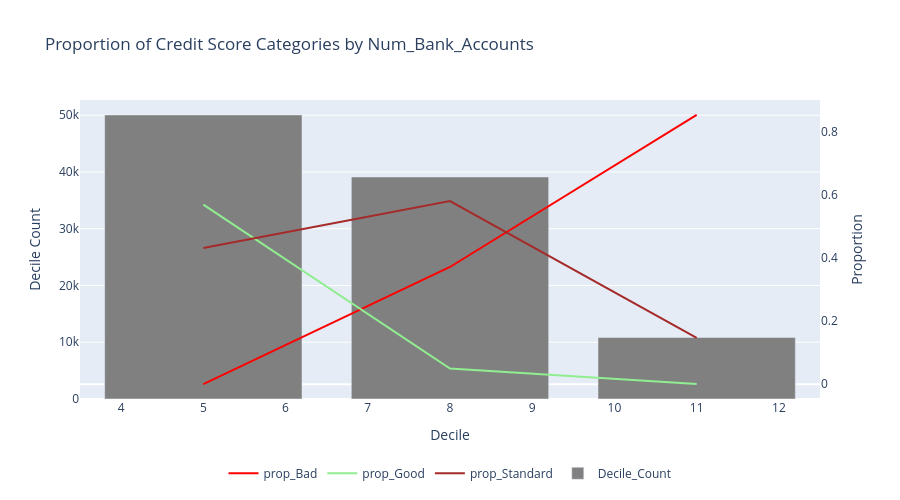

The cell this chart's notebook holds for it:
### Code cell
chart_types = {
    "prop_Good":"line",
    "prop_Standard":"line",
    "prop_Bad": "line",  
    "Decile_Count": "bar"    
}

fig = plot_interactive_chart(
    df=grouped_deciles_summary,  
    y_columns=["prop_Bad", "prop_Good", "prop_Standard", "Decile_Count"],  
    x_column="Decile_Max",  
    chart_types=chart_types, 
    title=f"Proportion of Credit Score Categories by {continuous_variable}",
    x_title="Decile",
    y_title="Decile Count",  
    y2_title="Proportion",   
    secondary_y=["prop_Bad", "prop_Good", "prop_Standard"],  
    width=900,
    height=500,
    custom_colors={"prop_Bad": "red", "prop_Good":"lightgreen",
    "prop_Standard":"brown", "Decile_Count": "gray"}  
)

fig.show()

### Figure 1 — Plotly figure (JSON) as saved in the notebook; plotly's stock layout.template omitted (floating-point values rounded to 4 significant figures)
{"data": [{"line": {"color": "red"}, "mode": "lines", "name": "prop_Bad", "type": "scatter", "x": [5, 8, 11], "y": [0.0002598, 0.3711, 0.8526], "yaxis": "y2"}, {"line": {"color": "lightgreen"}, "mode": "lines", "name": "prop_Good", "type": "scatter", "x": [5, 8, 11], "y": [0.5685, 0.04929, 0.0006458], "yaxis": "y2"}, {"line": {"color": "brown"}, "mode": "lines", "name": "prop_Standard", "type": "scatter", "x": [5, 8, 11], "y": [0.4313, 0.5797, 0.1468], "yaxis": "y2"}, {"marker": {"color": "gray"}, "name": "Decile_Count", "type": "bar", "x": [5, 8, 11], "y": [50045, 39116, 10839], "yaxis": "y"}], "layout": {"height": 500, "legend": {"orientation": "h", "x": 0.5, "xanchor": "center", "y": -0.2, "yanchor": "top"}, "title": {"text": "Proportion of Credit Score Categories by Num_Bank_Accounts"}, "width": 900, "xaxis": {"title": {"text": "Decile"}}, "yaxis": {"title": {"text": "Decile Count"}}, "yaxis2": {"overlaying": "y", "showgrid": false, "side": "right", "title": {"text": "Proportion"}}}}
